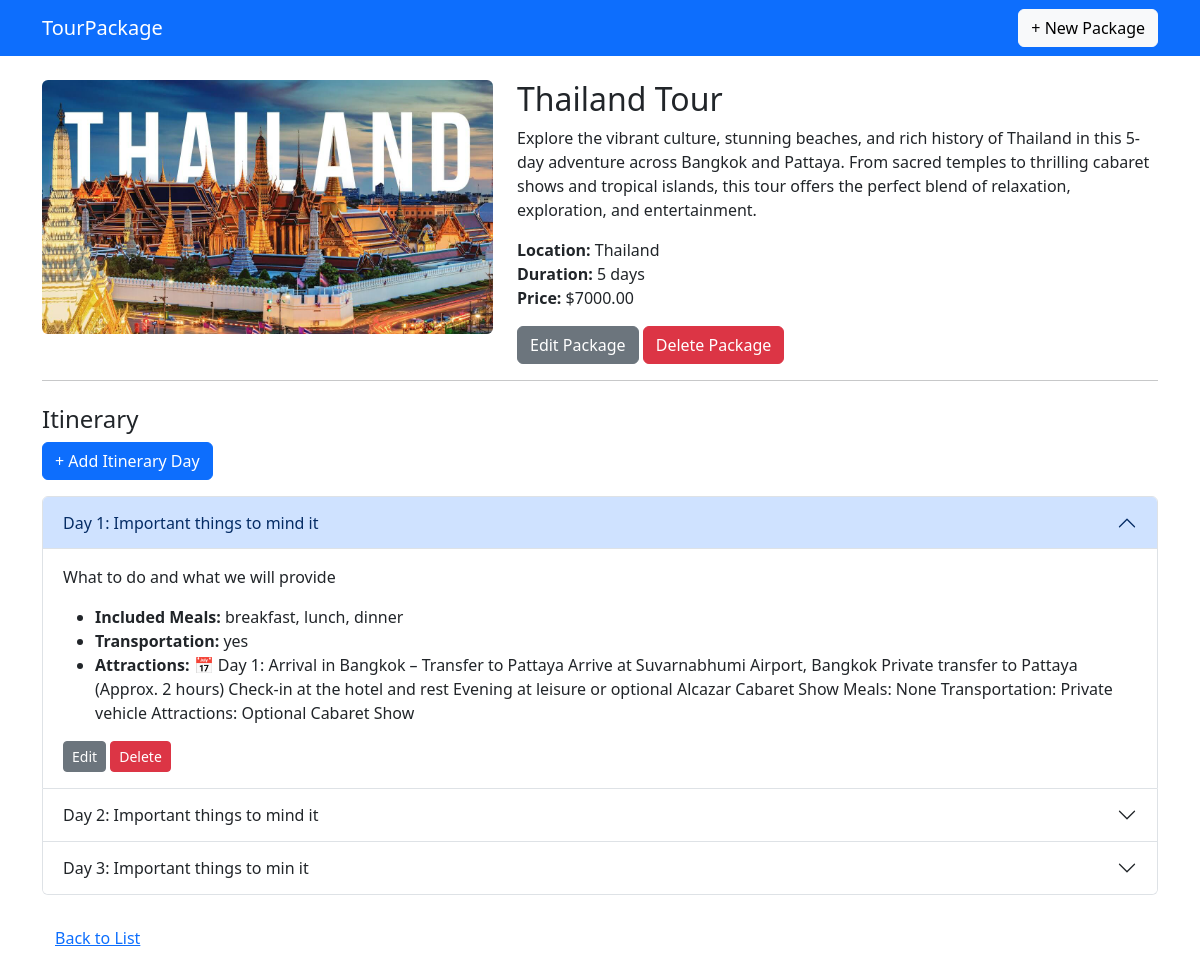
Page /package/1/ on the committed database.
### tours/models.py (models this page shows, shortened)
class TourPackage(models.Model):
    title = models.CharField(max_length=255)
    description = models.TextField()
    price = models.DecimalField(max_digits=10, decimal_places=2)
    duration = models.PositiveIntegerField(help_text="Duration in days")
    location = models.CharField(max_length=255)
    featured_image = models.ImageField(upload_to='tour_images/', blank=True, null=True)

class Itinerary(models.Model):
    tour_package = models.ForeignKey(TourPackage, related_name='itineraries', on_delete=models.CASCADE)
    day_number = models.PositiveIntegerField(help_text="Day number in the itinerary")
    title = models.CharField(max_length=255)
    description = models.TextField()
    included_meals = models.CharField(max_length=255, blank=True, help_text="Comma separated: breakfast, lunch, dinner")
    transportation = models.CharField(max_length=255, blank=True)
    attractions = models.TextField(help_text="Comma-separated attractions", blank=True)
    class Meta:
        unique_together = ('tour_package', 'day_number')
        ordering = ['day_number']

### tours/views.py (the view)
# urls.py: path('package/<int:pk>/', views.tour_package_detail, name='tour_package_detail'),
def tour_package_detail(request, pk):
    package = get_object_or_404(TourPackage, pk=pk)
    itineraries = package.itineraries.all()
    return render(request, 'tours/tour_package_detail.html', {'package': package, 'itineraries': itineraries})

### tours/templates/tours/tour_package_detail.html (shortened to what this page needs)
<!DOCTYPE html>
<html lang="en">
<head>
</head>
<body>
    {% extends "tours/base.html" %}
{% block content %}
<div class="row">
    <div class="col-md-5">
        {% if package.featured_image %}
        <img src="{{ package.featured_image.url }}" class="img-fluid rounded" alt="{{ package.title }}">
        {% endif %}
    </div>
    <div class="col-md-7">
        <h2>{{ package.title }}</h2>
        <p>{{ package.description }}</p>
        <ul class="list-unstyled">
            <li><strong>Location:</strong> {{ package.location }}</li>
            <li><strong>Duration:</strong> {{ package.duration }} days</li>
            <li><strong>Price:</strong> ${{ package.price }}</li>
        </ul>
        <a href="{% url 'tours:tour_package_update' package.pk %}" class="btn btn-secondary">Edit Package</a>
        <a href="{% url 'tours:tour_package_delete' package.pk %}" class="btn btn-danger">Delete Package</a>
    </div>
</div>
<hr>
<h4 class="mt-4">Itinerary</h4>
<a href="{% url 'tours:itinerary_create' package.pk %}" class="btn btn-primary mb-3">+ Add Itinerary Day</a>
<div class="accordion" id="itineraryAccordion">
    {% for item in itineraries %}
    <div class="accordion-item">
        <h2 class="accordion-header" id="heading{{ item.day_number }}">
            <button class="accordion-button {% if not forloop.first %}collapsed{% endif %}" type="button" data-bs-toggle="collapse" data-bs-target="#collapse{{ item.day_number }}" aria-expanded="{% if forloop.first %}true{% else %}false{% endif %}">
                Day {{ item.day_number }}: {{ item.title }}
            </button>
        </h2>
        <div id="collapse{{ item.day_number }}" class="accordion-collapse collapse {% if forloop.first %}show{% endif %}" aria-labelledby="heading{{ item.day_number }}" data-bs-parent="#itineraryAccordion">
            <div class="accordion-body">
                <p>{{ item.description }}</p>
                <ul>
                    <li><strong>Included Meals:</strong> {{ item.included_meals|default:"None" }}</li>
                    <li><strong>Transportation:</strong> {{ item.transportation|default:"N/A" }}</li>
                    <li><strong>Attractions:</strong> {{ item.attractions|default:"N/A" }}</li>
                </ul>
                <a href="{% url 'tours:itinerary_update' item.pk %}" class="btn btn-secondary btn-sm">Edit</a>
                <a href="{% url 'tours:itinerary_delete' item.pk %}" class="btn btn-danger btn-sm">Delete</a>
            </div>
        </div>
    </div>
    {% empty %}
    <p>No itinerary available for this package.</p>
    {% endfor %}
</div>
<a href="{% url 'tours:tour_package_list' %}" class="btn btn-link mt-4">Back to List</a>
{% endblock %}

### rows in the picture
TourPackage: featured_image (picture), title "Thailand Tour", description "Explore the vibrant culture, stunning beaches, and rich history of Thailand in this 5-day adventure across Bangkok and Pattaya. From sacred temples to thrilling cabaret shows and tropical islands, this tour offers the perfect blend of relaxation, exploration, and entertainment.", location "Thailand", duration "5", price "7000.00"
Itinerary: day_number "1", title "Important things to mind it", description "What to do and what we will provide", included_meals "breakfast, lunch, dinner", transportation "yes", attractions "📅 Day 1: Arrival in Bangkok – Transfer to Pattaya Arrive at Suvarnabhumi Airport, Bangkok Private transfer to Pattaya (Approx. 2 hours) Check-in at the hotel and rest Evening at leisure or optional Alcazar Cabaret Show Meals: None Transportation: Private vehicle Attractions: Optional Cabaret Show"
Itinerary: day_number "2", title "Important things to mind it"
Itinerary: day_number "3", title "Important things to min it"
